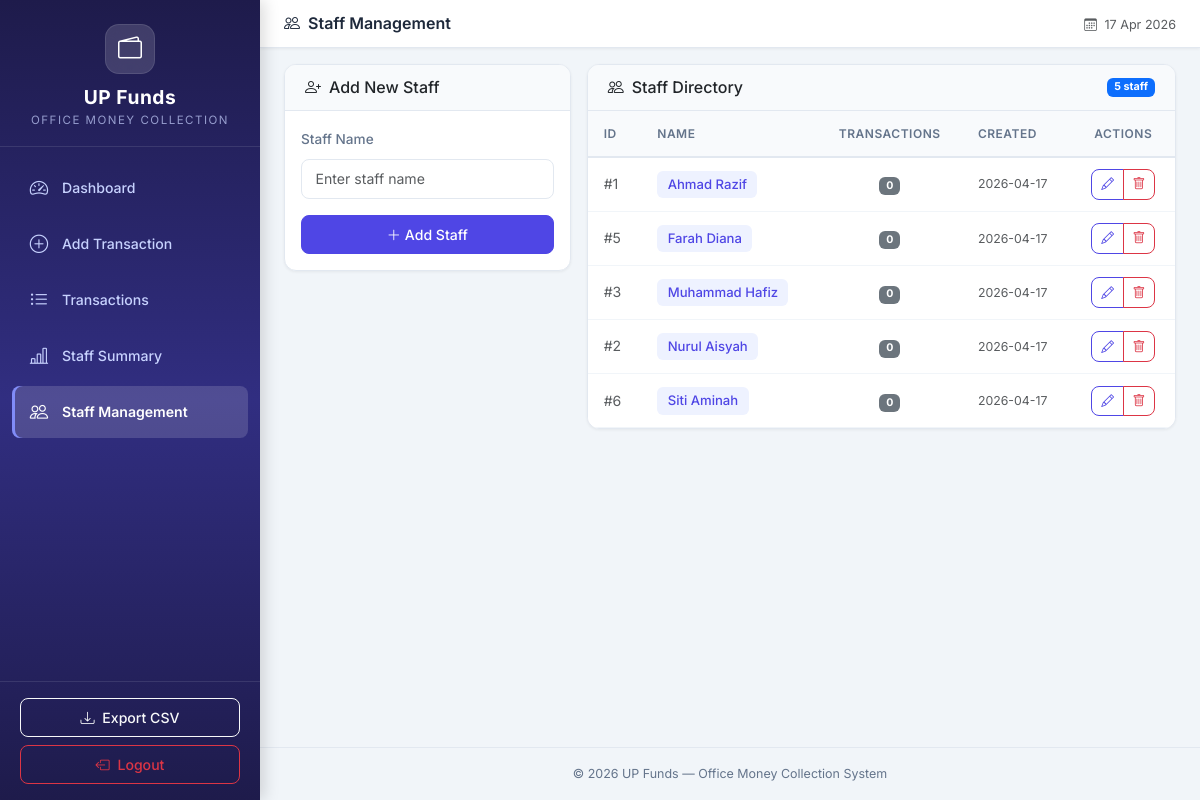
/staff (signed in), run on an earlier commit of the app's database.
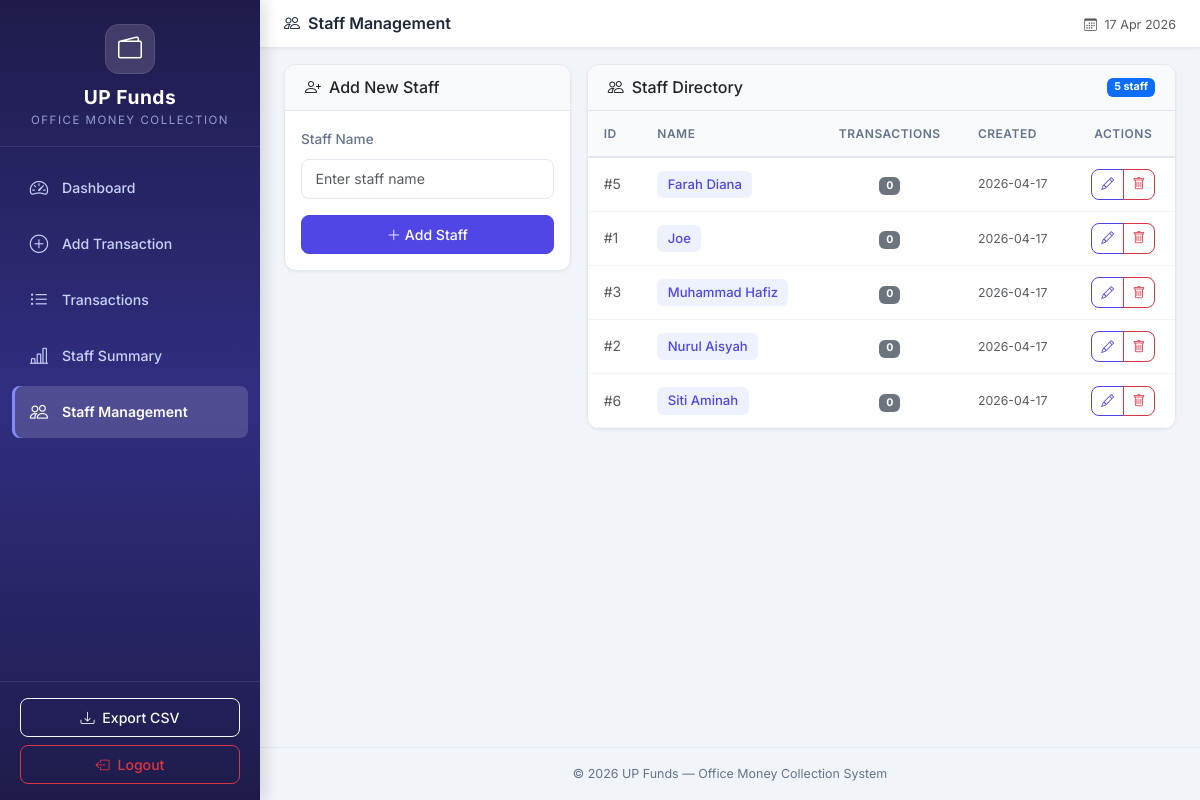
And on a later commit of the database.
### tables this page shows
CREATE TABLE staff (
            id INTEGER PRIMARY KEY AUTOINCREMENT,
            name TEXT NOT NULL,
            is_active INTEGER DEFAULT 1,
            created_at TIMESTAMP DEFAULT CURRENT_TIMESTAMP
        );

### app.py (the view)
@app.route('/staff')
@admin_required
def staff_list():
    conn = get_db_connection()
    staff_raw = conn.execute('''
        SELECT
            s.*,
            COUNT(cr.id) as transaction_count,
            COALESCE(SUM(cr.amount_in), 0) as total_in,
            COALESCE(SUM(CASE WHEN cr.expense_type = 'personal' THEN cr.amount_out ELSE 0 END), 0) as personal_refunds,
            (SELECT COALESCE(SUM(amount), 0) FROM transaction_splits ts WHERE ts.staff_id = s.id) as shared_expense
        FROM staff s
        LEFT JOIN cash_records cr ON s.id = cr.staff_id
        WHERE s.is_active = 1
        GROUP BY s.id
        ORDER BY s.name
    ''').fetchall()
    staff = []
    for row in staff_raw:
        net_balance = row['total_in'] - row['shared_expense'] - row['personal_refunds']
        staff.append({
            'id': row['id'],
            'name': row['name'],
            'created_at': row['created_at'],
            'transaction_count': row['transaction_count'],
            'net_balance': net_balance
        })
    conn.close()
    return render_template('staff.html', staff=staff)

### app.py (called while the page is built)
@app.context_processor
def inject_now():
    is_admin = session.get('role') == 'admin'
    return {'now': datetime.now(), 'is_admin': is_admin}

def admin_required(f):
    @wraps(f)
    def decorated_function(*args, **kwargs):
        if session.get('role') != 'admin':
            flash('Admin access is required to view this page.', 'danger')
            return redirect(url_for('login', next=request.url))
        return f(*args, **kwargs)
    return decorated_function

### database.py (called while the page is built)
def get_db_connection():
    conn = sqlite3.connect(DATABASE_PATH)
    conn.row_factory = sqlite3.Row  # Access columns by name
    conn.execute("PRAGMA foreign_keys = ON")  # Enable foreign key support
    return conn

### templates/staff.html (shortened to what the changed rows need)
{% extends 'base.html' %}
{% block content %}
<div class="row g-3">
    <div class="col-lg-8">
        <div class="card content-card">
            <div class="card-body p-0">
                {% if staff %}
                <div class="table-responsive">
                    <table class="table table-hover mb-0">
                        <thead>
                            <tr>
                                <th>ID</th>
                                <th>Name</th>
                                <th class="text-center">Transactions</th>
                                <th>Created</th>
                                <th class="text-center">Actions</th>
                            </tr>
                        </thead>
                        <tbody>
                            {% for s in staff %}
                            <tr>
                                <td class="text-muted">#{{ s['id'] }}</td>
                                <td>
                                    <span class="staff-badge">{{ s['name'] }}</span>
                                </td>
                                <td class="text-center">
                                    <span class="badge bg-secondary">{{ s['transaction_count'] }}</span>
                                </td>
                                <td class="text-muted small">{{ s['created_at'][:10] if s['created_at'] else '—' }}</td>
                                <td class="text-center">
                                    <div class="btn-group btn-group-sm">
                                        <button type="button" class="btn btn-outline-primary"
                                                title="Edit"
                                                onclick="showEditModal({{ s['id'] }}, '{{ s['name']|e }}')">
                                            <i class="bi bi-pencil"></i>
                                        </button>
                                        <button type="button" class="btn btn-outline-danger"
                                                title="Delete"
                                                onclick="confirmDeleteStaff({{ s['id'] }}, '{{ s['name']|e }}', {{ s['net_balance'] }})">
                                            <i class="bi bi-trash"></i>
                                        </button>
                                    </div>
                                </td>
                            </tr>
                            {% endfor %}
                        </tbody>
                    </table>
                </div>
                {% else %}
                <div class="empty-state">
                    <i class="bi bi-people"></i>
                    <p>No staff members yet</p>
                    <p class="text-muted small">Use the form on the left to add your first staff member.</p>
                </div>
                {% endif %}
            </div>
        </div>
    </div>
</div>
{% endblock %}

What changed in the data, as far as the page shows it:
shown differently, row unchanged: staff "Farah Diana": moves up the list
changed staff id 1: name "Ahmad Razif" → "Joe"
